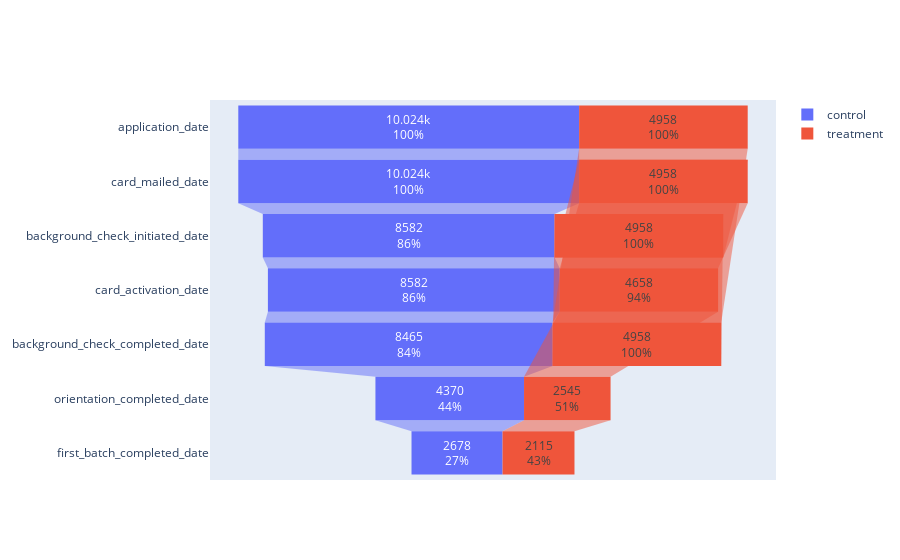

The cell this chart's notebook holds for it:
### Code cell
# combine the converstion funnel of both groups after filtering the conversion window
fig = go.Figure(go.Funnel(
    y=df_control_converstion.index.get_level_values(1),
    x=df_control_converstion.applicant_id,
    name='control',
    textinfo="value+percent initial"))

fig.add_funnel(
    y=df_treat_converstion.index.get_level_values(1),
    x=df_treat_converstion.applicant_id,
    name='treatment',
    textinfo="value+percent initial")

fig.show()

### Figure 1 — Plotly figure (JSON) as saved in the notebook; plotly's stock layout.template omitted (floating-point values rounded to 4 significant figures)
{"data": [{"name": "control", "textinfo": "value+percent initial", "x": [10024, 10024, 8582, 8582, 8465, 4370, 2678], "y": ["application_date", "card_mailed_date", "background_check_initiated_date", "card_activation_date", "background_check_completed_date", "orientation_completed_date", "first_batch_completed_date"], "type": "funnel"}, {"name": "treatment", "textinfo": "value+percent initial", "x": [4958, 4958, 4958, 4958, 4658, 2545, 2115], "y": ["application_date", "background_check_completed_date", "background_check_initiated_date", "card_mailed_date", "card_activation_date", "orientation_completed_date", "first_batch_completed_date"], "type": "funnel"}], "layout": {}}
